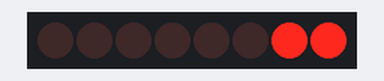
Bench run of a sketch on a simulated ESP32. On the bench: 8 shift-register outputs drawn as a row of LEDs (first output left, lit = HIGH). Wiring (inferred from the names in the program): shift register (74HC595): data GPIO 2; shift clock GPIO 4; latch GPIO 3. Wiring (inferred from the signals the program sends): row of LEDs: on Q0, Q1, Q2, Q3, Q4, Q5, Q6, Q7.

Above: at 0.37 s.
At 2.1 s:
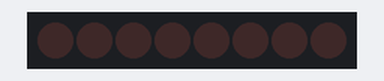
At 3.62 s:
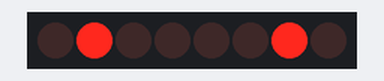
At 5.22 s:
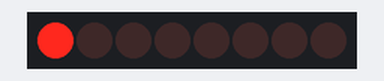
At 7.32 s:
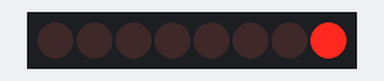
At 14.23 s:
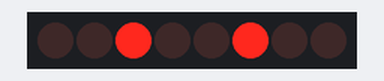
Timing chart, 0 to 14.5 s (numbered marks = the images above):
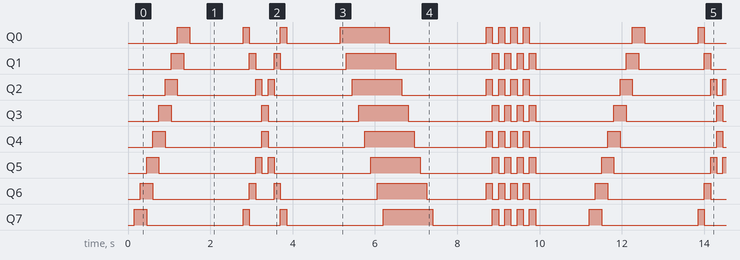

The sketch:

ARDUINO_Control_de_8_leds_de_a_1_bit_con_74595.ino
```cpp
int pinData  = 2;
int pinLatch = 3;
int pinClock = 4;
#define TIEMPO 150

void ledWrite(int Led){
   shiftOut(pinData, pinClock, LSBFIRST, Led);
   digitalWrite(pinLatch, HIGH);
   digitalWrite(pinLatch, LOW);
}

void setup(){
   pinMode(pinData, OUTPUT);
   pinMode(pinLatch, OUTPUT);
   pinMode(pinClock, OUTPUT);
}

void loop(){

   ledWrite(B00000000); delay(TIEMPO);
   ledWrite(B00000001); delay(TIEMPO);
   ledWrite(B00000011); delay(TIEMPO);
   ledWrite(B00000110); delay(TIEMPO);
   ledWrite(B00001100); delay(TIEMPO);
   ledWrite(B00011000); delay(TIEMPO);
   ledWrite(B00110000); delay(TIEMPO);
   ledWrite(B01100000); delay(TIEMPO);
   ledWrite(B11000000); delay(TIEMPO);
   ledWrite(B10000000); delay(TIEMPO);
   ledWrite(B00000000); delay(TIEMPO);

   delay(1000);

   ledWrite(B00000000); delay(TIEMPO);
   ledWrite(B10000001); delay(TIEMPO);
   ledWrite(B01000010); delay(TIEMPO);
   ledWrite(B00100100); delay(TIEMPO);
   ledWrite(B00011000); delay(TIEMPO);
   ledWrite(B00100100); delay(TIEMPO);
   ledWrite(B01000010); delay(TIEMPO);
   ledWrite(B10000001); delay(TIEMPO);
   ledWrite(B00000000); delay(TIEMPO);

   delay(1000);

   ledWrite(B00000000); delay(TIEMPO);
   ledWrite(B10000000); delay(TIEMPO);
   ledWrite(B11000000); delay(TIEMPO);
   ledWrite(B11100000); delay(TIEMPO);
   ledWrite(B11110000); delay(TIEMPO);
   ledWrite(B11111000); delay(TIEMPO);
   ledWrite(B11111100); delay(TIEMPO);
   ledWrite(B11111110); delay(TIEMPO);
   ledWrite(B11111111); delay(TIEMPO);
   ledWrite(B01111111); delay(TIEMPO);
   ledWrite(B00111111); delay(TIEMPO);
   ledWrite(B00011111); delay(TIEMPO);
   ledWrite(B00001111); delay(TIEMPO);
   ledWrite(B00000111); delay(TIEMPO);
   ledWrite(B00000011); delay(TIEMPO);
   ledWrite(B00000001); delay(TIEMPO);
   ledWrite(B00000000); delay(TIEMPO);

   delay(1000);

   ledWrite(B00000000); delay(TIEMPO);
   ledWrite(B10101010); delay(TIEMPO);
   ledWrite(B01010101); delay(TIEMPO);
   ledWrite(B10101010); delay(TIEMPO);
   ledWrite(B01010101); delay(TIEMPO);
   ledWrite(B10101010); delay(TIEMPO);
   ledWrite(B01010101); delay(TIEMPO);
   ledWrite(B10101010); delay(TIEMPO);
   ledWrite(B01010101); delay(TIEMPO);
   ledWrite(B00000000); delay(TIEMPO);

   delay(1000);

}
```

Source omitted: POV_Xmas_Tree.c (data table, 2939 bytes)

Measured:
- by itself, Q3: repeats every 11.1 s: LOW 2.2 s, HIGH 0.15 s, LOW 2.2 s, HIGH 1.2 s, LOW 2.1 s, 3 × (HIGH 0.15 s, LOW 0.15 s), HIGH 0.15 s, LOW 1.9 s, HIGH 0.30 s
- by itself, Q4: repeats every 11.1 s: LOW 2.4 s, HIGH 0.15 s, LOW 2.4 s, HIGH 1.2 s, LOW 1.8 s, 3 × (HIGH 0.15 s, LOW 0.15 s), HIGH 0.15 s, LOW 1.9 s, HIGH 0.30 s
- by itself, everything shown: repeats every 11.1 s, in 43 steps
